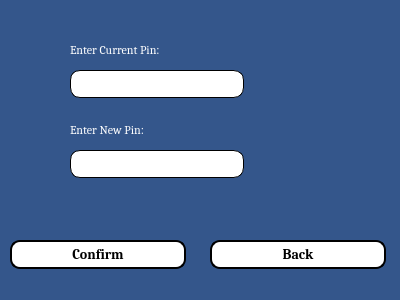
<?xml version="1.0" encoding="UTF-8"?>
<ui version="4.0">
 <class>changepin</class>
 <widget class="QDialog" name="changepin">
  <property name="geometry">
   <rect>
    <x>0</x>
    <y>0</y>
    <width>400</width>
    <height>300</height>
   </rect>
  </property>
  <property name="windowTitle">
   <string>Change Pin</string>
  </property>
  <property name="styleSheet">
   <string notr="true">*{
font-family:cambria;
}
QWidget{
background-color:#34568B;
}
QPushButton{
  background-color: white;
    border-style: outset;
    border-width: 2px;
    border-radius: 10px;
    color:black;
    font: bold 14px;
    min-width: 10em;
    padding: 6px;
}
QLineEdit{
  background-color: white;
    border-style: outset;
    border-width: 1px;
    border-radius: 10px;
     color:black;
    font: 14px;
    min-width: 10em;
    padding: 6px;
}
QDateEdit{
  background-color: white;
    border-style: outset;
    border-width: 1px;
    border-radius: 10px;
     color:black;
    font: 14px;
    min-width: 10em;
    padding: 6px;
}
QRadioButton{
 background-color: white;
    border-style: outset;
    border-width: 1px;
    border-radius: 10px;
    color:black;
    font: bold 14px;
    min-width: 10em;
    padding: 6px;

}
QLabel{
color:white;
}
QPushButton:hover{
background-color:black;
color:white;
  border-style: outset;
    border-width: 0px;
    border-radius: 10px;
}
</string>
  </property>
  <widget class="QLabel" name="label">
   <property name="geometry">
    <rect>
     <x>70</x>
     <y>40</y>
     <width>141</width>
     <height>20</height>
    </rect>
   </property>
   <property name="text">
    <string>Enter Current Pin:</string>
   </property>
  </widget>
  <widget class="QLineEdit" name="lineEdit">
   <property name="geometry">
    <rect>
     <x>70</x>
     <y>70</y>
     <width>174</width>
     <height>28</height>
    </rect>
   </property>
   <property name="maxLength">
    <number>4</number>
   </property>
   <property name="echoMode">
    <enum>QLineEdit::Password</enum>
   </property>
  </widget>
  <widget class="QLabel" name="label_2">
   <property name="geometry">
    <rect>
     <x>70</x>
     <y>120</y>
     <width>101</width>
     <height>20</height>
    </rect>
   </property>
   <property name="text">
    <string>Enter New Pin:</string>
   </property>
  </widget>
  <widget class="QLineEdit" name="lineEdit_2">
   <property name="geometry">
    <rect>
     <x>70</x>
     <y>150</y>
     <width>174</width>
     <height>28</height>
    </rect>
   </property>
   <property name="maxLength">
    <number>4</number>
   </property>
   <property name="echoMode">
    <enum>QLineEdit::Password</enum>
   </property>
  </widget>
  <widget class="QPushButton" name="pushButton">
   <property name="geometry">
    <rect>
     <x>10</x>
     <y>240</y>
     <width>176</width>
     <height>29</height>
    </rect>
   </property>
   <property name="text">
    <string>Confirm</string>
   </property>
  </widget>
  <widget class="QPushButton" name="pushButton_2">
   <property name="geometry">
    <rect>
     <x>210</x>
     <y>240</y>
     <width>176</width>
     <height>29</height>
    </rect>
   </property>
   <property name="text">
    <string>Back</string>
   </property>
  </widget>
 </widget>
 <resources/>
 <connections/>
</ui>
